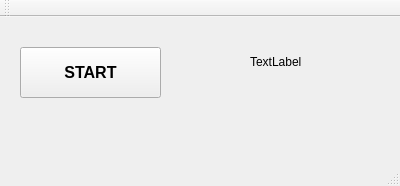
<?xml version="1.0" encoding="UTF-8"?>
<ui version="4.0">
 <class>MainWindow</class>
 <widget class="QMainWindow" name="MainWindow">
  <property name="geometry">
   <rect>
    <x>0</x>
    <y>0</y>
    <width>400</width>
    <height>186</height>
   </rect>
  </property>
  <property name="windowTitle">
   <string>MainWindow</string>
  </property>
  <widget class="QWidget" name="centralWidget">
   <widget class="QPushButton" name="pushButton">
    <property name="geometry">
     <rect>
      <x>20</x>
      <y>30</y>
      <width>141</width>
      <height>51</height>
     </rect>
    </property>
    <property name="font">
     <font>
      <pointsize>12</pointsize>
      <weight>75</weight>
      <bold>true</bold>
     </font>
    </property>
    <property name="text">
     <string>START</string>
    </property>
   </widget>
   <widget class="QLabel" name="label">
    <property name="geometry">
     <rect>
      <x>250</x>
      <y>24</y>
      <width>101</width>
      <height>41</height>
     </rect>
    </property>
    <property name="text">
     <string>TextLabel</string>
    </property>
   </widget>
  </widget>
  <widget class="QMenuBar" name="menuBar">
   <property name="geometry">
    <rect>
     <x>0</x>
     <y>0</y>
     <width>400</width>
     <height>20</height>
    </rect>
   </property>
  </widget>
  <widget class="QToolBar" name="mainToolBar">
   <attribute name="toolBarArea">
    <enum>TopToolBarArea</enum>
   </attribute>
   <attribute name="toolBarBreak">
    <bool>false</bool>
   </attribute>
  </widget>
  <widget class="QStatusBar" name="statusBar"/>
 </widget>
 <layoutdefault spacing="6" margin="11"/>
 <resources/>
 <connections/>
</ui>
